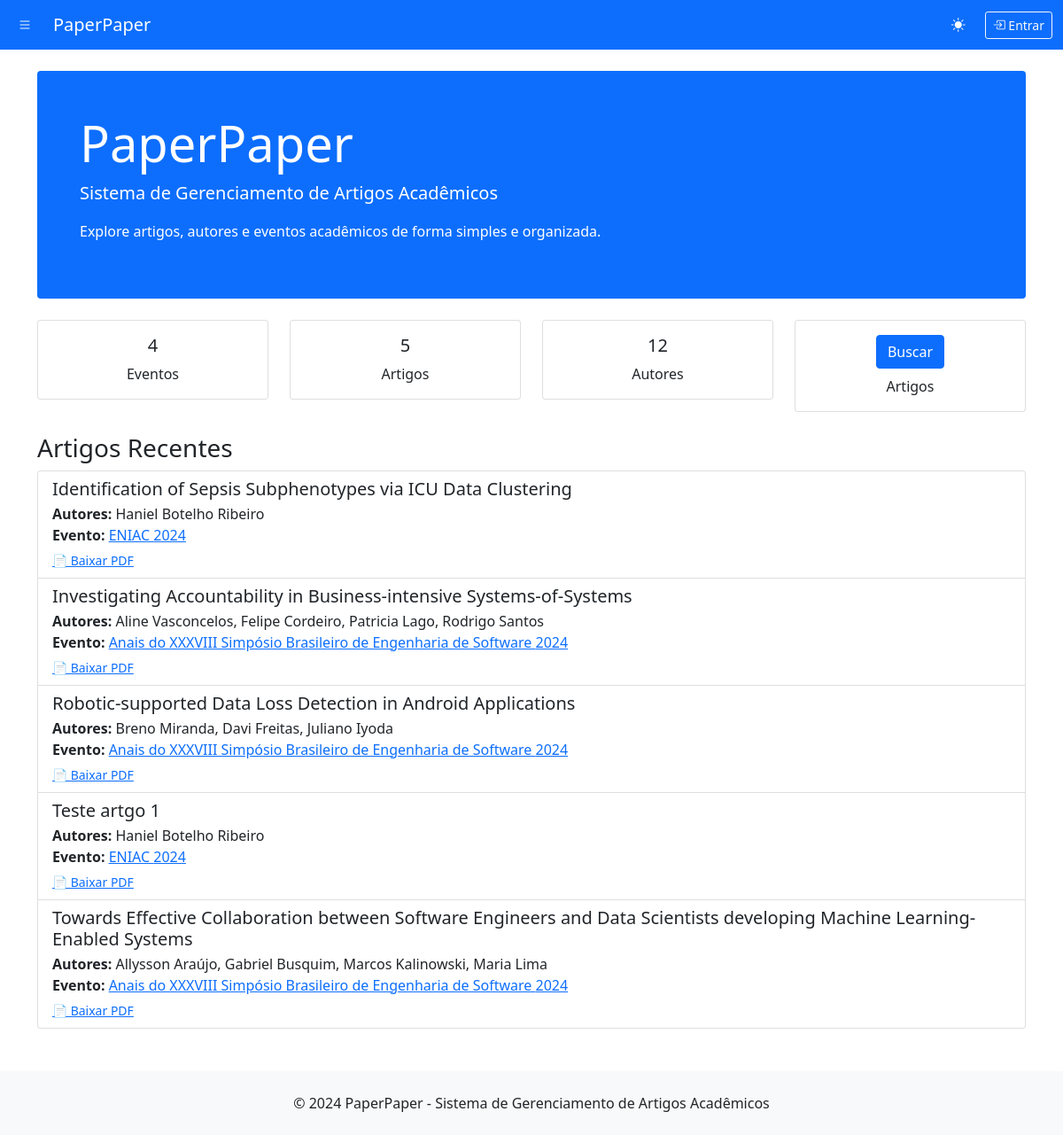
The page / on the database its author committed.
### paperpaper/models.py (models this page shows, shortened)
class Article(models.Model):
    title = models.CharField(max_length=500, verbose_name="Título")
    authors = models.ManyToManyField(Author, related_name='articles', verbose_name="Autores")
    edition = models.ForeignKey(Edition, on_delete=models.CASCADE, related_name='articles')
    start_page = models.PositiveIntegerField(verbose_name="Página Inicial", null=True, blank=True)
    end_page = models.PositiveIntegerField(verbose_name="Página Final", null=True, blank=True)
    pdf_file = models.FileField(upload_to=article_pdf_upload_path, verbose_name="Arquivo PDF", null=True, blank=True)
    bibtex_key = models.CharField(max_length=100, verbose_name="Chave BibTeX", blank=True)
    slug = models.SlugField(max_length=600, blank=True)
    created_at = models.DateTimeField(auto_now_add=True)
    updated_at = models.DateTimeField(auto_now=True)
    class Meta:
        verbose_name = "Artigo"
        verbose_name_plural = "Artigos"
        ordering = ['-edition__year', 'title']
    @property
    def authors_list(self):
        return [author.full_name for author in self.authors.all()]
    @property
    def authors_string(self):
        return ", ".join(self.authors_list)

class Author(models.Model):
    full_name = models.CharField(max_length=200, verbose_name="Nome Completo")
    slug = models.SlugField(unique=True, blank=True)
    created_at = models.DateTimeField(auto_now_add=True)
    class Meta:
        verbose_name = "Autor"
        verbose_name_plural = "Autores"
        ordering = ['full_name']

class Edition(models.Model):
    event = models.ForeignKey(Event, on_delete=models.CASCADE, related_name='editions')
    year = models.PositiveIntegerField(verbose_name="Ano")
    location = models.CharField(max_length=200, verbose_name="Local")
    created_at = models.DateTimeField(auto_now_add=True)
    updated_at = models.DateTimeField(auto_now=True)
    class Meta:
        verbose_name = "Edição"
        verbose_name_plural = "Edições"
        unique_together = ['event', 'year']
        ordering = ['-year']

class Event(models.Model):
    name = models.CharField(max_length=200, verbose_name="Nome do Evento")
    acronym = models.CharField(max_length=20, unique=True, verbose_name="Sigla")
    promoting_entity = models.CharField(max_length=200, verbose_name="Entidade Promotora")
    slug = models.SlugField(unique=True, blank=True)
    created_at = models.DateTimeField(auto_now_add=True)
    updated_at = models.DateTimeField(auto_now=True)
    class Meta:
        verbose_name = "Evento"
        verbose_name_plural = "Eventos"
        ordering = ['name']

### paperpaper/views.py (the view)
# urls.py: 2. Add a URL to urlpatterns:  path('', views.home, name='home')
def home(request):
    context = {
        'events_count': Event.objects.count(),
        'articles_count': Article.objects.count(),
        'authors_count': Author.objects.count(),
        'recent_articles': Article.objects.select_related('edition__event').prefetch_related('authors')[:5]
    }
    return render(request, 'paperpaper/home.html', context)

### templates/paperpaper/home.html (shortened to what this page needs)
{% extends 'paperpaper/base.html' %}
{% block content %}
<div class="row">
    <div class="col-12">
        <div class="jumbotron bg-primary text-white p-5 rounded mb-4">
            <h1 class="display-4">PaperPaper</h1>
            <p class="lead">Sistema de Gerenciamento de Artigos Acadêmicos</p>
            <p>Explore artigos, autores e eventos acadêmicos de forma simples e organizada.</p>
        </div>
    </div>
</div>
<div class="row mb-4">
    <div class="col-md-3">
        <div class="card text-center">
            <div class="card-body">
                <h5 class="card-title">{{ events_count }}</h5>
                <p class="card-text">Eventos</p>
            </div>
        </div>
    </div>
    <div class="col-md-3">
        <div class="card text-center">
            <div class="card-body">
                <h5 class="card-title">{{ articles_count }}</h5>
                <p class="card-text">Artigos</p>
            </div>
        </div>
    </div>
    <div class="col-md-3">
        <div class="card text-center">
            <div class="card-body">
                <h5 class="card-title">{{ authors_count }}</h5>
                <p class="card-text">Autores</p>
            </div>
        </div>
    </div>
    <div class="col-md-3">
        <div class="card text-center">
            <div class="card-body">
                <h5 class="card-title">
                    <a href="{% url 'search_articles' %}" class="btn btn-primary">Buscar</a>
                </h5>
                <p class="card-text">Artigos</p>
            </div>
        </div>
    </div>
</div>
{% if recent_articles %}
<div class="row">
    <div class="col-12">
        <h3>Artigos Recentes</h3>
        <div class="list-group">
            {% for article in recent_articles %}
            <div class="list-group-item">
                <h5 class="mb-1">{{ article.title }}</h5>
                <p class="mb-1">
                    <strong>Autores:</strong> {{ article.authors_string }}<br>
                    <strong>Evento:</strong>
                    <a href="{% url 'edition_detail' article.edition.event.slug article.edition.year %}">
                        {{ article.edition.event.name }} {{ article.edition.year }}
                    </a>
                </p>
                {% if article.pdf_file %}
                <small><a href="{{ article.pdf_file.url }}" target="_blank">📄 Baixar PDF</a></small>
                {% endif %}
            </div>
            {% endfor %}
        </div>
    </div>
</div>
{% endif %}
{% endblock %}

### rows shown on the page
Article: title "Identification of Sepsis Subphenotypes via ICU Data Clustering", authors_string "Haniel Botelho Ribeiro", edition.event.name "ENIAC", edition.year "2024"
Article: title "Investigating Accountability in Business-intensive Systems-of-Systems", authors_string "Aline Vasconcelos, Felipe Cordeiro, Patricia Lago, Rodrigo Santos", edition.event.name "Anais do XXXVIII Simpósio Brasileiro de Engenharia de Software", edition.year "2024"
Article: title "Robotic-supported Data Loss Detection in Android Applications", authors_string "Breno Miranda, Davi Freitas, Juliano Iyoda", edition.event.name "Anais do XXXVIII Simpósio Brasileiro de Engenharia de Software", edition.year "2024"
Article: title "Teste artgo 1", authors_string "Haniel Botelho Ribeiro", edition.event.name "ENIAC", edition.year "2024"
Article: title "Towards Effective Collaboration between Software Engineers and Data Scientists developing Machine Learning-Enabled Systems", authors_string "Allysson Araújo, Gabriel Busquim, Marcos Kalinowski, Maria Lima", edition.event.name "Anais do XXXVIII Simpósio Brasileiro de Engenharia de Software", edition.year "2024"

### other values the page prints
{{ events_count }} "4"
{{ articles_count }} "5"
{{ authors_count }} "12"
